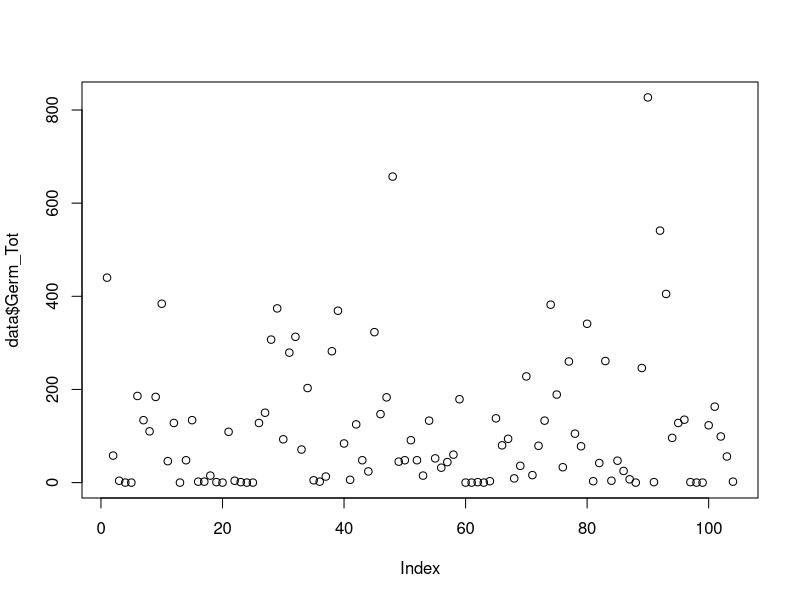

This figure's R source:
## ---- chunk 1
knitr::opts_chunk$set(echo = TRUE)
## ---- chunk 2

data <- read.csv("./Data/Germination.csv")

plot(data$Germ_Tot)
